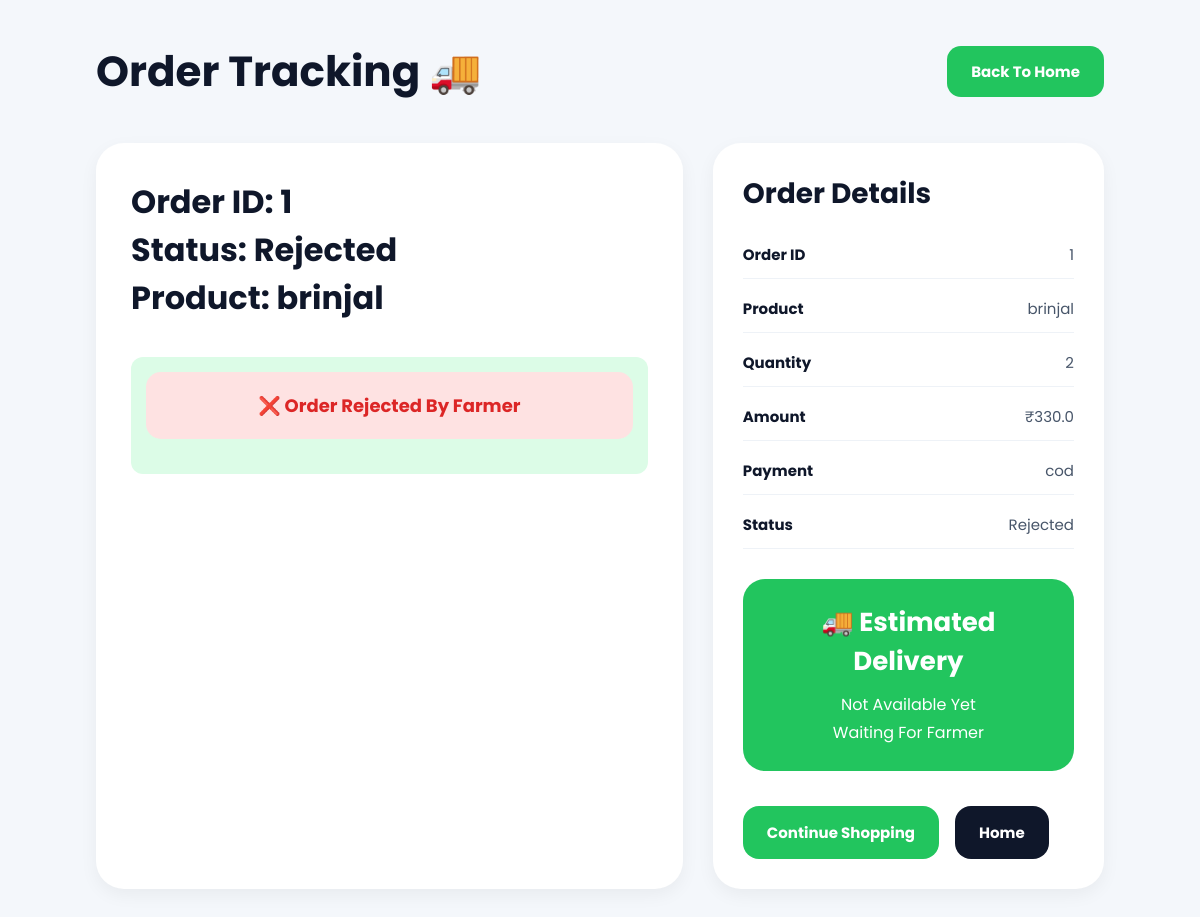
Screenshot of /track-order/1 with the database file from the repository.
### tables this page shows
CREATE TABLE orders (

            id INTEGER PRIMARY KEY AUTOINCREMENT,

            buyer_id INTEGER,

            product_name TEXT NOT NULL,

            quantity INTEGER NOT NULL,

            total_price REAL NOT NULL,

            payment_method TEXT NOT NULL,

            status TEXT DEFAULT 'Paid',

            order_date TIMESTAMP DEFAULT CURRENT_TIMESTAMP

        , estimated_date TEXT, estimated_time TEXT);

### app.py (the view)
@app.route("/track-order/<int:order_id>")
def trackOrder(order_id):
    conn = get_db_connection()
    order = conn.execute(
        """
        SELECT *
        FROM orders
        WHERE id = ?
        """,
        (order_id,)
    ).fetchone()
    conn.close()
    return render_template(
        "order-tracking.html",
        order=order
    )

### db.py (called while the page is built)
def get_db_connection():
    conn = sqlite3.connect("database.db")
    conn.row_factory = sqlite3.Row
    return conn

### templates/order-tracking.html (shortened to what this page needs)
<!DOCTYPE html>
<html lang="en">
<head>
    <link rel="stylesheet"
    href="https://cdnjs.cloudflare.com/ajax/libs/font-awesome/6.5.1/css/all.min.css"/>
</head>
<body>
    <div class="tracking-header">
        <h1>Order Tracking 🚚</h1>
        <a href="/index.html">
            <button class="home-btn">
                Back To Home
            </button>
        </a>
    </div>
    <div class="tracking-layout">
        <div class="tracking-box">
            <h2>
Order ID: {{ order.id }}
<br>
Status: {{ order.status }}
<br>
Product: {{ order.product_name }}
</h2>
            <div style="
background:#dcfce7;
padding:15px;
border-radius:12px;
margin-bottom:25px;
font-weight:600;
">
{% if order.status == "Rejected" %}
<div style="
background:#fee2e2;
color:#dc2626;
padding:20px;
border-radius:15px;
font-size:18px;
font-weight:bold;
margin-bottom:20px;
text-align:center;
">
❌ Order Rejected By Farmer
</div>
{% endif %}
</div>
</div>
<div class="details-box">
      <h2>Order Details</h2>
<div class="detail-row">
    <strong>Order ID</strong>
    <span>{{ order.id }}</span>
</div>
<div class="detail-row">
    <strong>Product</strong>
    <span>{{ order.product_name }}</span>
</div>
<div class="detail-row">
    <strong>Quantity</strong>
    <span>{{ order.quantity }}</span>
</div>
<div class="detail-row">
    <strong>Amount</strong>
    <span>₹{{ order.total_price }}</span>
</div>
<div class="detail-row">
    <strong>Payment</strong>
    <span>{{ order.payment_method }}</span>
</div>
<div class="detail-row">
    <strong>Status</strong>
    <span>{{ order.status }}</span>
</div>
<div class="delivery-box">
    <h3>🚚 Estimated Delivery</h3>
    <p>
    {% if order.estimated_date %}
        {{ order.estimated_date }}
    {% else %}
        Not Available Yet
    {% endif %}
    </p>
    <p>
    {% if order.estimated_time %}
        {{ order.estimated_time }}
    {% else %}
        Waiting For Farmer
    {% endif %}
    </p>
</div>
            <div class="button-group">
                <a href="/products.html">
                    <button class="btn shop-btn">
                        Continue Shopping
                    </button>
                </a>
                <a href="/index.html">
                    <button class="btn home2-btn">
                        Home
                    </button>
                </a>
            </div>
        </div>
    </div>
</body>
</html>

### templates/order-tracking.html (style rules this page uses)
* { margin:0; padding:0; box-sizing:border-box; font-family:'Poppins',sans-serif; }
body { background:#f4f7fb; padding:40px 8%; }
a { text-decoration:none; color:inherit; }
.tracking-header { display:flex; justify-content:space-between; align-items:center; margin-bottom:40px; }
.tracking-header h1 { font-size:42px; color:#0f172a; }
.home-btn { padding:14px 24px; border:none; border-radius:14px; background:#22c55e; color:white; font-size:15px; font-weight:700; cursor:pointer; }
.tracking-layout { display:grid; grid-template-columns:1.5fr 1fr; gap:30px; }
.tracking-box { background:white; padding:35px; border-radius:28px; box-shadow:0 6px 18px rgba(0,0,0,0.05); }
.tracking-box h2 { margin-bottom:35px; color:#0f172a; font-size:32px; }
.details-box { background:white; padding:30px; border-radius:28px; box-shadow:0 6px 18px rgba(0,0,0,0.05); height:fit-content; }
.details-box h2 { margin-bottom:28px; color:#0f172a; font-size:28px; }
.detail-row { display:flex; justify-content:space-between; margin-bottom:18px; padding-bottom:12px; border-bottom:1px solid #eef2f7; font-size:15px; }
.detail-row strong { color:#0f172a; }
.detail-row span { color:#475569; text-align:right; }
.delivery-box { margin-top:30px; background:#22c55e; color:white; padding:24px; border-radius:22px; text-align:center; }
.delivery-box h3 { font-size:26px; margin-bottom:10px; }
.delivery-box p { font-size:16px; line-height:28px; }
.button-group { margin-top:35px; display:flex; gap:16px; flex-wrap:wrap; }
.btn { padding:15px 24px; border:none; border-radius:16px; font-size:15px; font-weight:700; cursor:pointer; }
.shop-btn { background:#22c55e; color:white; }
.home2-btn { background:#0f172a; color:white; }

### rows the page displays
orders: id "1", status "Rejected", product_name "brinjal", quantity "2", total_price "330.0", payment_method "cod"
